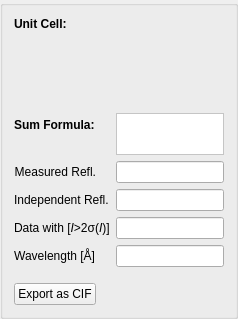
             <widget class="QGroupBox" name="groupBox_5">
              <property name="sizePolicy">
               <sizepolicy hsizetype="Preferred" vsizetype="Preferred">
                <horstretch>2</horstretch>
                <verstretch>2</verstretch>
               </sizepolicy>
              </property>
              <property name="minimumSize">
               <size>
                <width>200</width>
                <height>0</height>
               </size>
              </property>
              <property name="title">
               <string/>
              </property>
              <layout class="QVBoxLayout" name="verticalLayout_3">
               <item>
                <widget class="QLabel" name="CellLabel">
                 <property name="maximumSize">
                  <size>
                   <width>16777215</width>
                   <height>21</height>
                  </size>
                 </property>
                 <property name="font">
                  <font>
                   <weight>75</weight>
                   <bold>true</bold>
                  </font>
                 </property>
                 <property name="text">
                  <string>Unit Cell:</string>
                 </property>
                 <property name="alignment">
                  <set>Qt::AlignLeading|Qt::AlignLeft|Qt::AlignTop</set>
                 </property>
                </widget>
               </item>
               <item>
                <layout class="QFormLayout" name="formLayout_2">
                 <property name="fieldGrowthPolicy">
                  <enum>QFormLayout::AllNonFixedFieldsGrow</enum>
                 </property>
                 <item row="1" column="0">
                  <widget class="QLabel" name="label">
                   <property name="font">
                    <font>
                     <weight>75</weight>
                     <bold>true</bold>
                    </font>
                   </property>
                   <property name="text">
                    <string>Sum Formula:</string>
                   </property>
                  </widget>
                 </item>
                 <item row="1" column="1">
                  <widget class="QLabel" name="SumformLabel">
                   <property name="enabled">
                    <bool>true</bool>
                   </property>
                   <property name="sizePolicy">
                    <sizepolicy hsizetype="Expanding" vsizetype="Preferred">
                     <horstretch>0</horstretch>
                     <verstretch>0</verstretch>
                    </sizepolicy>
                   </property>
                   <property name="minimumSize">
                    <size>
                     <width>10</width>
                     <height>42</height>
                    </size>
                   </property>
                   <property name="font">
                    <font>
                     <pointsize>11</pointsize>
                     <kerning>false</kerning>
                    </font>
                   </property>
                   <property name="styleSheet">
                    <string notr="true">background-color:  rgba(255, 255, 255, 255);</string>
                   </property>
                   <property name="inputMethodHints">
                    <set>Qt::ImhNone</set>
                   </property>
                   <property name="frameShape">
                    <enum>QFrame::StyledPanel</enum>
                   </property>
                   <property name="frameShadow">
                    <enum>QFrame::Sunken</enum>
                   </property>
                   <property name="lineWidth">
                    <number>1</number>
                   </property>
                   <property name="midLineWidth">
                    <number>0</number>
                   </property>
                   <property name="text">
                    <string/>
                   </property>
                   <property name="textFormat">
                    <enum>Qt::AutoText</enum>
                   </property>
                   <property name="scaledContents">
                    <bool>false</bool>
                   </property>
                   <property name="alignment">
                    <set>Qt::AlignLeading|Qt::AlignLeft|Qt::AlignTop</set>
                   </property>
                   <property name="wordWrap">
                    <bool>true</bool>
                   </property>
                   <property name="margin">
                    <number>1</number>
                   </property>
                   <property name="openExternalLinks">
                    <bool>false</bool>
                   </property>
                   <property name="textInteractionFlags">
                    <set>Qt::TextEditorInteraction</set>
                   </property>
                  </widget>
                 </item>
                 <item row="2" column="0">
                  <widget class="QLabel" name="reflTotalLabel">
                   <property name="text">
                    <string>Measured Refl.</string>
                   </property>
                   <property name="alignment">
                    <set>Qt::AlignRight|Qt::AlignTrailing|Qt::AlignVCenter</set>
                   </property>
                  </widget>
                 </item>
                 <item row="2" column="1">
                  <widget class="QLineEdit" name="reflTotalLineEdit">
                   <property name="readOnly">
                    <bool>true</bool>
                   </property>
                  </widget>
                 </item>
                 <item row="3" column="0">
                  <widget class="QLabel" name="uniqReflLabel">
                   <property name="text">
                    <string>Independent Refl.</string>
                   </property>
                  </widget>
                 </item>
                 <item row="3" column="1">
                  <widget class="QLineEdit" name="uniqReflLineEdit"/>
                 </item>
                 <item row="4" column="0">
                  <widget class="QLabel" name="refl2sigmaLabel">
                   <property name="text">
                    <string>&lt;html&gt;&lt;head/&gt;&lt;body&gt;&lt;p&gt;Data with [&lt;span style=&quot; font-style:italic;&quot;&gt;I&lt;/span&gt;&amp;gt;2σ(&lt;span style=&quot; font-style:italic;&quot;&gt;I&lt;/span&gt;)]&lt;/p&gt;&lt;/body&gt;&lt;/html&gt;</string>
                   </property>
                  </widget>
                 </item>
                 <item row="4" column="1">
                  <widget class="QLineEdit" name="refl2sigmaLineEdit"/>
                 </item>
                 <item row="5" column="0">
                  <widget class="QLabel" name="wavelengthLabel">
                   <property name="text">
                    <string>Wavelength [Å]</string>
                   </property>
                   <property name="alignment">
                    <set>Qt::AlignRight|Qt::AlignTrailing|Qt::AlignVCenter</set>
                   </property>
                  </widget>
                 </item>
                 <item row="5" column="1">
                  <widget class="QLineEdit" name="wavelengthLineEdit">
                   <property name="readOnly">
                    <bool>true</bool>
                   </property>
                  </widget>
                 </item>
                 <item row="0" column="0" colspan="2">
                  <widget class="QLabel" name="cellField">
                   <property name="sizePolicy">
                    <sizepolicy hsizetype="Expanding" vsizetype="Fixed">
                     <horstretch>0</horstretch>
                     <verstretch>0</verstretch>
                    </sizepolicy>
                   </property>
                   <property name="minimumSize">
                    <size>
                     <width>0</width>
                     <height>70</height>
                    </size>
                   </property>
                   <property name="baseSize">
                    <size>
                     <width>0</width>
                     <height>70</height>
                    </size>
                   </property>
                   <property name="contextMenuPolicy">
                    <enum>Qt::ActionsContextMenu</enum>
                   </property>
                   <property name="autoFillBackground">
                    <bool>false</bool>
                   </property>
                   <property name="styleSheet">
                    <string notr="true">border-color: rgb(53, 53, 53);</string>
                   </property>
                   <property name="frameShape">
                    <enum>QFrame::NoFrame</enum>
                   </property>
                   <property name="frameShadow">
                    <enum>QFrame::Plain</enum>
                   </property>
                   <property name="text">
                    <string/>
                   </property>
                   <property name="textFormat">
                    <enum>Qt::RichText</enum>
                   </property>
                   <property name="alignment">
                    <set>Qt::AlignLeading|Qt::AlignLeft|Qt::AlignTop</set>
                   </property>
                  </widget>
                 </item>
                </layout>
               </item>
               <item>
                <spacer name="verticalSpacer_6">
                 <property name="orientation">
                  <enum>Qt::Vertical</enum>
                 </property>
                 <property name="sizeType">
                  <enum>QSizePolicy::Expanding</enum>
                 </property>
                 <property name="sizeHint" stdset="0">
                  <size>
                   <width>5</width>
                   <height>10</height>
                  </size>
                 </property>
                </spacer>
               </item>
               <item alignment="Qt::AlignLeft">
                <widget class="QPushButton" name="ExportAsCIFpushButton">
                 <property name="sizePolicy">
                  <sizepolicy hsizetype="Maximum" vsizetype="Fixed">
                   <horstretch>0</horstretch>
                   <verstretch>0</verstretch>
                  </sizepolicy>
                 </property>
                 <property name="text">
                  <string>Export as CIF</string>
                 </property>
                </widget>
               </item>
              </layout>
             </widget>
